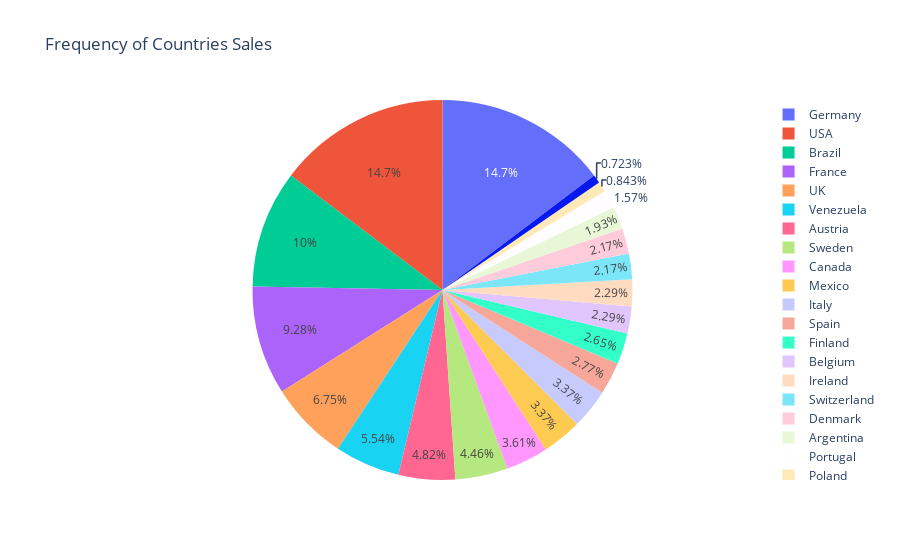

Notebook code cell kept with this figure:
### Code cell
px.pie(data_frame=Sales_Data,title='Frequency of Countries Sales',names='Country')

### Figure 1 — Plotly figure (JSON) as saved in the notebook; plotly's stock layout.template omitted (floating-point values rounded to 4 significant figures; data arrays with more than 128 entries replaced by an {"elided": "..."} marker saying what was removed)
{"data": [{"domain": {"x": [0, 1], "y": [0, 1]}, "hovertemplate": "Country=%{label}<extra></extra>", "labels": {"elided": "830 str values"}, "legendgroup": "", "name": "", "showlegend": true, "type": "pie"}], "layout": {"legend": {"tracegroupgap": 0}, "title": {"text": "Frequency of Countries Sales"}}}
